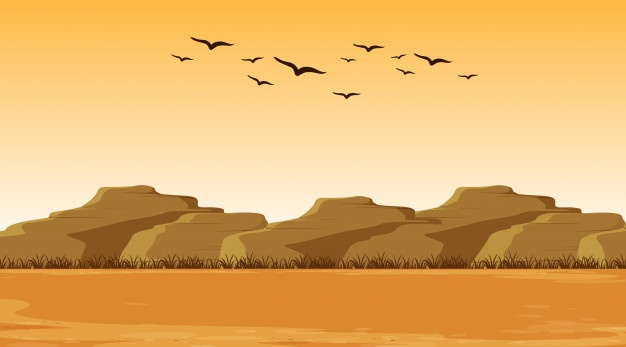
#> input picture level3 5 to 8/myLevel3Proj/Insta Filter/bg.jpg, 626 x 347 px, found by its file name
$ python instaFilter.py
#> lines starting #> are read from the running program, lines starting #| are printed output that depends on the picture
import cv2

#Read the image
image = cv2.imread('insta Filter\\bg.jpg')
#> image is the input picture: shape (347, 626, 3); mean B, G, R 102.4, 176.1, 227.7

#greyscale filter
# def greyscale(img):
#     greyscale = cv2.cvtColor(img, cv2.COLOR_BGR2GRAY)
#     return greyscale

# #making the greyscale image
# a1 = greyscale(image)

# filename = 'insta Filter\greyscale.jpg'
# # Using cv2.imwrite() method
# # Saving the image
# cv2.imwrite(filename, a1)
# -----------------------------------------------------------------------------------

# # brightness adjustment
# def bright(img, beta_value ):
#     img_bright = cv2.convertScaleAbs(img, beta=beta_value)
#     return img_bright

# #making the  more bright image
# #positive beta value
# a2 = bright(image, 60)
# filename = 'more_bright.jpg'
# # Using cv2.imwrite() method
# # Saving the image
# cv2.imwrite(filename, a2)
# -----------------------------------------------------------------------------------

#grey pencil sketch effect
def pencil_sketch_grey(img):
    #inbuilt function to create sketch effect in colour and greyscale
    sk_gray, sk_color = cv2.pencilSketch(img, sigma_s=60, sigma_r=0.07, shade_factor=0.1)
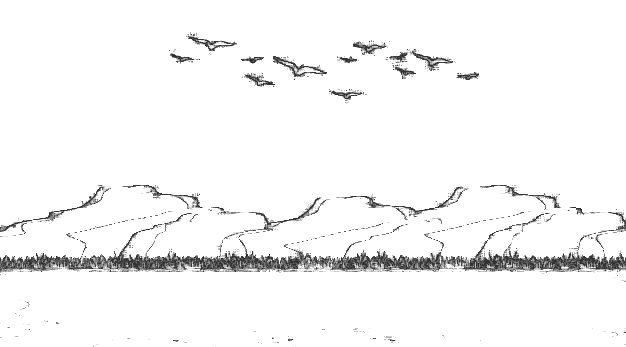
#> sk_gray: shape (347, 626); min 51, max 255, mean 245.5
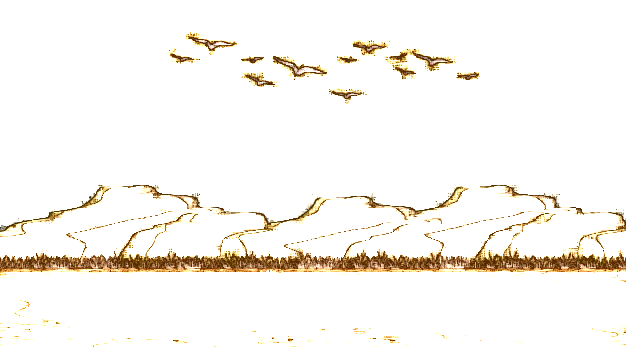
#> sk_color: shape (347, 626, 3); mean B, G, R 239.7, 244.9, 248.3
    return  sk_color
#making the grey pencil sketch
a6 = pencil_sketch_grey(image)

filename = 'insta Filter\pencil_grey.jpg'
# Using cv2.imwrite() method
# Saving the image
cv2.imwrite(filename, a6)

img2=cv2.imread(filename)
cv2.imshow("pencil sketch",img2)
cv2.waitKey(0)
